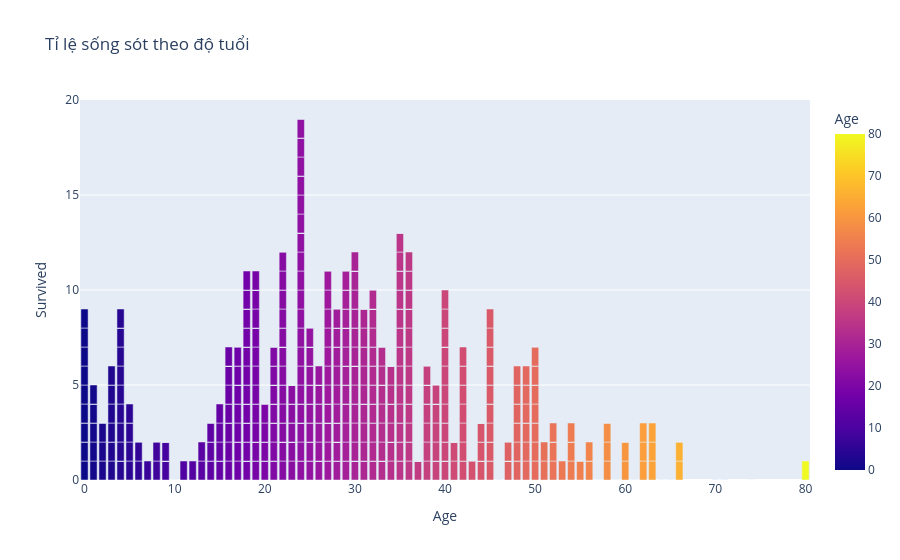

Notebook source saved alongside this figure:
### Code cell
px.bar(
	train_ds,
	x='Age',
	y='Survived',
	color='Age',
	title='Tỉ lệ sống sót theo độ tuổi'
).show()

### Figure 1 — Plotly figure (JSON) as saved in the notebook; plotly's stock layout.template omitted (floating-point values rounded to 4 significant figures; data arrays with more than 128 entries replaced by an {"elided": "..."} marker saying what was removed)
{"data": [{"alignmentgroup": "True", "hovertemplate": "Age=%{marker.color}<br>Survived=%{y}<extra></extra>", "legendgroup": "", "marker": {"color": {"elided": "891 int values"}, "coloraxis": "coloraxis", "pattern": {"shape": ""}}, "name": "", "offsetgroup": "", "orientation": "v", "showlegend": false, "textposition": "auto", "x": {"elided": "891 int values"}, "xaxis": "x", "y": {"elided": "891 int values"}, "yaxis": "y", "type": "bar"}], "layout": {"xaxis": {"anchor": "y", "domain": [0.0, 1.0], "title": {"text": "Age"}}, "yaxis": {"anchor": "x", "domain": [0.0, 1.0], "title": {"text": "Survived"}}, "coloraxis": {"colorbar": {"title": {"text": "Age"}}, "colorscale": [[0.0, "#0d0887"], [0.1111, "#46039f"], [0.2222, "#7201a8"], [0.3333, "#9c179e"], [0.4444, "#bd3786"], [0.5556, "#d8576b"], [0.6667, "#ed7953"], [0.7778, "#fb9f3a"], [0.8889, "#fdca26"], [1.0, "#f0f921"]]}, "legend": {"tracegroupgap": 0}, "title": {"text": "Tỉ lệ sống sót theo độ tuổi"}, "barmode": "relative"}}
